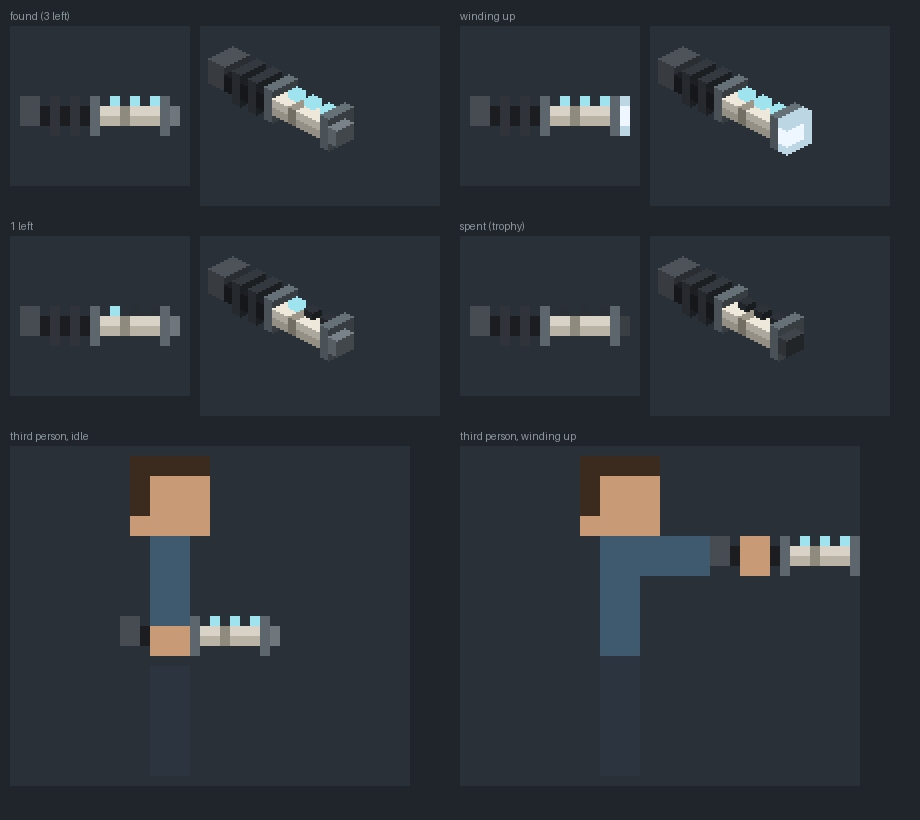
#> input picture docs/art/terminus/model-mockup.png, 920 x 820 px, given in place of vault_shell.png, which was not available
$ python make_drill_hall_mockup.py
#> lines starting #> are read from the running program, lines starting #| are printed output that depends on the picture
"""The drill hall redressed, at Minecraft scale (16 pixels a block), shown double size.

Owner, 2026-11-03, mid-pass: "the two door room could use better textures, maybe a little emitter on the top or something".
Run from anywhere: python3 docs/art/terminus/make_drill_hall_mockup.py
"""
from pathlib import Path
from PIL import Image, ImageDraw, ImageFont

HERE = Path(__file__).resolve().parent
OUT = HERE / 'drill-hall-mockup.png'
TEX = HERE.parents[2] / 'src/main/resources/assets/frozendawn/textures/block'
B = 16
F = lambda s: ImageFont.truetype('/System/Library/Fonts/Menlo.ttc', s)
BG, INK, DIM = (24, 28, 33), (226, 232, 236), (150, 160, 167)
PALE, GOLD, RED, GREEN = (159, 214, 232), (255, 214, 92), (232, 104, 92), (120, 200, 130)
STEEL, DARK, TRIM, RIVET = (58, 64, 69), (24, 32, 38), (96, 134, 148), (120, 128, 134)


def tile(name):
    return Image.open(TEX / f'{name}.png').convert('RGB').crop((0, 0, B, B))


def wall(w, h, band=False):
    """Shell, the floor's row at the foot; with the red-lit rooms' hazard band at door height if asked."""
    im = Image.new('RGB', (w * B, h * B))
    for x in range(w):
        for y in range(h):
            im.paste(tile('vault_shell'), (x * B, y * B))
        im.paste(tile('vault_floor'), (x * B, (h - 1) * B))
        if band:
            im.paste(tile('vault_mark_hazard'), (x * B, 1 * B))
    return im


# [22 lines left out: functions console_block, emitter, not called in this run]


def console(lens, lamp, beam=None):
    """Looking west at the console: three blocks long, one tall, on the floor before the wall."""
    im = wall(5, 5, band=True)
    d = ImageDraw.Draw(im)
    y = 3 * B
    for i in range(3):
        im.paste(console_block(lamp), ((i + 1) * B, y))
    x = 2 * B
    emitter(d, x, y, lens)
    if beam:
        for i in range(1, 22):
            if i % 3:
                d.point((x + 7 + (i % 2), y - 5 - i), beam)
    return im


def console_now():
    im = wall(5, 5)
    for i in range(3):
        im.paste(Image.open(TEX / 'vault_recorder_idle.png').convert('RGB'), ((i + 1) * B, 3 * B))
    return im


# [29 lines left out: functions key_block, key, key_now, not called in this run]


def main():
    out = Image.new('RGB', (1000, 620), BG)
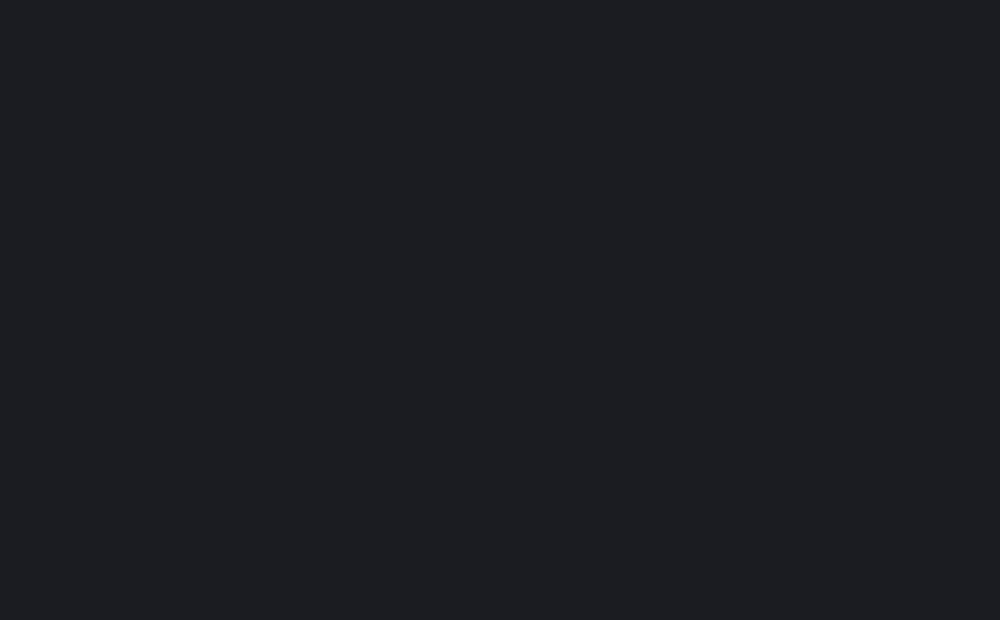
#> out: PIL image 1000x620 RGB; mean R, G, B 24, 28, 33
    d = ImageDraw.Draw(out)
    d.text((24, 12), 'Drill hall, redressed. Shown double size; 16 pixels a block.', INK, F(14))
    y = 40
    d.text((24, y), 'The console, looking west. Emitter on the middle block, its lens the state of the take.', INK, F(13))
    y += 22
    x = 24
    for im, label in ((console_now(), 'now'), (console(PALE, (52, 66, 72)), 'idle'), (console(RED, RED), 'recording'), (console(GREEN, GREEN, PALE), 'playing back')):
#> in wall, `im = Image.new('RGB', (w * B, h * B))`: im: PIL image 80x80 RGB; every value is 0
#> in wall, `im.paste(tile('vault_shell'), (x * B, y * B))`:
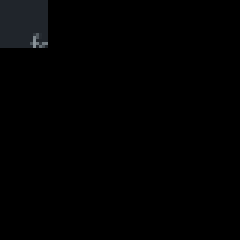
#> im: PIL image 80x80 RGB (shown 3 times larger); mean R, G, B 1.4, 1.6, 1.9
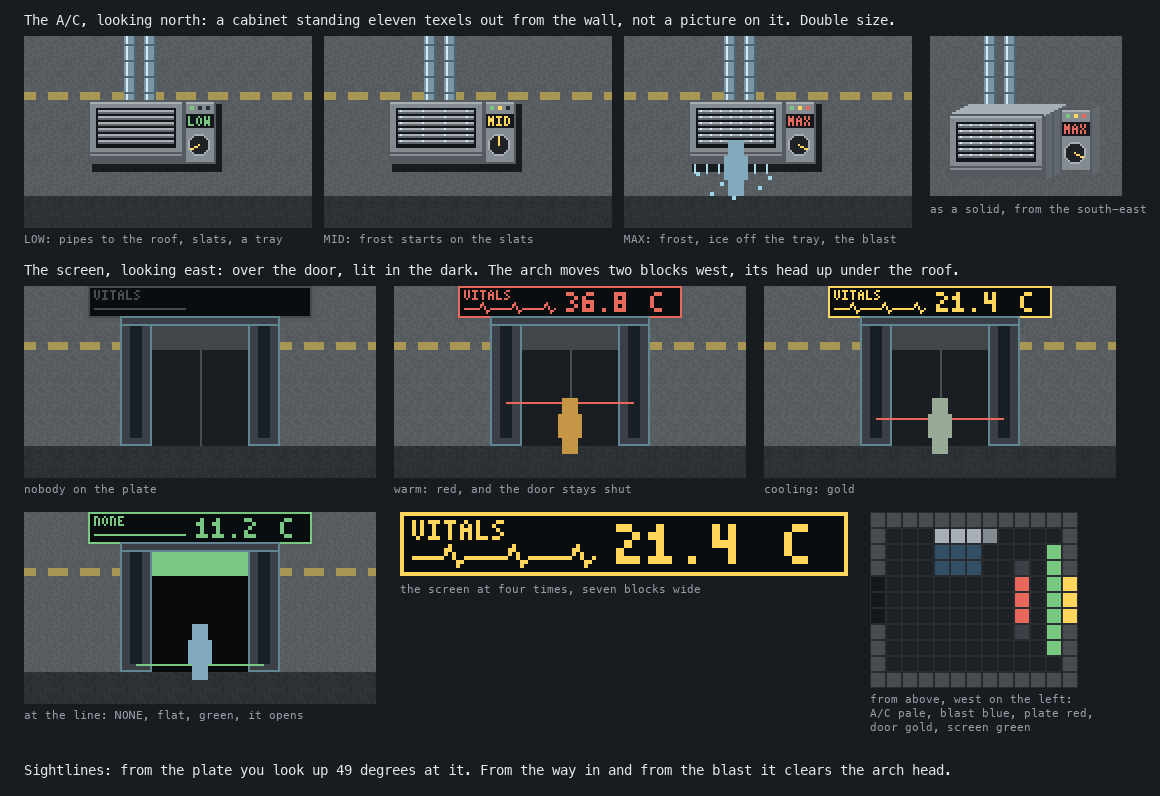
#> input picture docs/art/terminus/morgue-tools-mockup.png, 1160 x 796 px, given in place of vault_floor.png, which was not available
#> in tile (call 6), `return Image.open(TEX / f'{name}.png').convert('RGB').crop((0, 0, B, B))`:
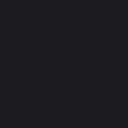
#> returned value: PIL image 16x16 RGB (shown 8 times larger); mean R, G, B 24, 28, 33
#> in wall, `im.paste(tile('vault_floor'), (x * B, (h - 1) * B))`:
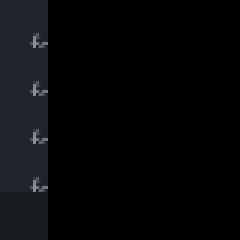
#> im: PIL image 80x80 RGB (shown 3 times larger); mean R, G, B 6.7, 7.7, 8.8
#> in console_now, `im = wall(5, 5)`:
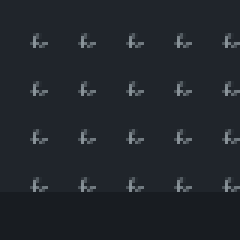
#> im: PIL image 80x80 RGB (shown 3 times larger); mean R, G, B 33.3, 38.3, 44.1
#> in console_now, `im.paste(Image.open(TEX / 'vault_recorder_idle.png').convert('RGB'), (..`:
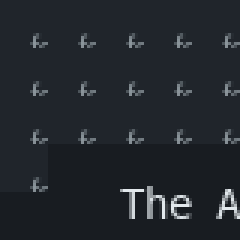
#> im: PIL image 80x80 RGB (shown 3 times larger); mean R, G, B 34.6, 39.4, 45
        out.paste(im.resize((im.width * 2, im.height * 2), Image.NEAREST), (x, y))
        d.text((x, y + 5 * B * 2 + 4), label, DIM, F(12))
        x += 5 * B * 2 + 20
    y += 5 * B * 2 + 34
    d.text((24, y), 'A key, on its wall. Steel lock box, gold plate; the key turns a quarter while held.', INK, F(13))
    y += 22
    x = 24
    for im, label in ((key_now(), 'now'), (key(False), 'waiting'), (key(True), 'held')):
        out.paste(im.resize((im.width * 2, im.height * 2), Image.NEAREST), (x, y))
        d.text((x, y + 4 * B * 2 + 4), label, DIM, F(12))
        x += 3 * B * 2 + 20
    d.text((x + 10, y + 10), 'Hazard band along the walls at door height,', DIM, F(12))
    d.text((x + 10, y + 28), 'as in the bridge hall and Watch Floor.', DIM, F(12))
    out.crop((0, 0, 1000, y + 4 * B * 2 + 30)).save(OUT)


if __name__ == '__main__':
#> (the run stopped early here; a loop or call above may not have finished)
